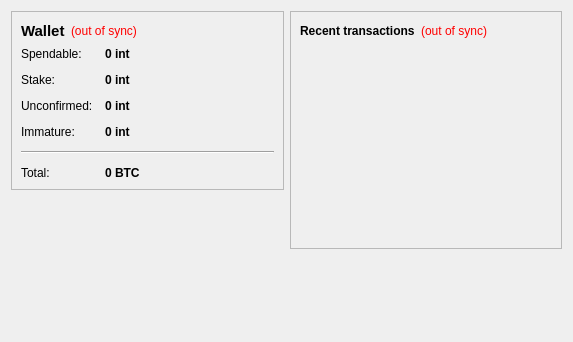
<?xml version="1.0" encoding="UTF-8"?>
<ui version="4.0">
 <class>OverviewPage</class>
 <widget class="QWidget" name="OverviewPage">
  <property name="geometry">
   <rect>
    <x>0</x>
    <y>0</y>
    <width>573</width>
    <height>342</height>
   </rect>
  </property>
  <property name="windowTitle">
   <string>Form</string>
  </property>
  <layout class="QHBoxLayout" name="horizontalLayout" stretch="1,1">
   <item>
    <layout class="QVBoxLayout" name="verticalLayout_2">
     <item>
      <widget class="QFrame" name="frame">
       <property name="frameShape">
        <enum>QFrame::StyledPanel</enum>
       </property>
       <property name="frameShadow">
        <enum>QFrame::Raised</enum>
       </property>
       <layout class="QVBoxLayout" name="verticalLayout_4">
        <item>
         <layout class="QHBoxLayout" name="horizontalLayout_4">
          <item>
           <widget class="QLabel" name="label_5">
            <property name="font">
             <font>
              <pointsize>11</pointsize>
              <weight>75</weight>
              <bold>true</bold>
             </font>
            </property>
            <property name="text">
             <string>Wallet</string>
            </property>
           </widget>
          </item>
          <item>
           <widget class="QLabel" name="labelWalletStatus">
            <property name="toolTip">
             <string>The displayed information may be out of date. Your wallet automatically synchronizes with the intelliCoin network after a connection is established, but this process has not completed yet.</string>
            </property>
            <property name="styleSheet">
             <string notr="true">QLabel { color: red; }</string>
            </property>
            <property name="text">
             <string notr="true">(out of sync)</string>
            </property>
            <property name="alignment">
             <set>Qt::AlignLeading|Qt::AlignLeft|Qt::AlignVCenter</set>
            </property>
           </widget>
          </item>
          <item>
           <spacer name="horizontalSpacer_2">
            <property name="orientation">
             <enum>Qt::Horizontal</enum>
            </property>
            <property name="sizeHint" stdset="0">
             <size>
              <width>40</width>
              <height>20</height>
             </size>
            </property>
           </spacer>
          </item>
         </layout>
        </item>
        <item>
         <layout class="QFormLayout" name="formLayout_2">
          <property name="fieldGrowthPolicy">
           <enum>QFormLayout::AllNonFixedFieldsGrow</enum>
          </property>
          <property name="horizontalSpacing">
           <number>12</number>
          </property>
          <property name="verticalSpacing">
           <number>12</number>
          </property>
          <item row="0" column="0">
           <widget class="QLabel" name="label">
            <property name="text">
             <string>Spendable:</string>
            </property>
           </widget>
          </item>
          <item row="0" column="1">
           <widget class="QLabel" name="labelBalance">
            <property name="font">
             <font>
              <weight>75</weight>
              <bold>true</bold>
             </font>
            </property>
            <property name="cursor">
             <cursorShape>IBeamCursor</cursorShape>
            </property>
            <property name="toolTip">
             <string>Your current spendable balance</string>
            </property>
            <property name="text">
             <string notr="true">0 int</string>
            </property>
            <property name="textInteractionFlags">
             <set>Qt::LinksAccessibleByMouse|Qt::TextSelectableByKeyboard|Qt::TextSelectableByMouse</set>
            </property>
           </widget>
          </item>
          <item row="1" column="0">
           <widget class="QLabel" name="label_6">
            <property name="text">
             <string>Stake:</string>
            </property>
           </widget>
          </item>
          <item row="1" column="1">
           <widget class="QLabel" name="labelStake">
            <property name="font">
             <font>
              <weight>75</weight>
              <bold>true</bold>
             </font>
            </property>
            <property name="cursor">
             <cursorShape>IBeamCursor</cursorShape>
            </property>
            <property name="toolTip">
             <string>Total of coins that was staked, and do not yet count toward the current balance</string>
            </property>
            <property name="text">
             <string notr="true">0 int</string>
            </property>
            <property name="textInteractionFlags">
             <set>Qt::LinksAccessibleByMouse|Qt::TextSelectableByKeyboard|Qt::TextSelectableByMouse</set>
            </property>
           </widget>
          </item>
          <item row="2" column="0">
           <widget class="QLabel" name="label_3">
            <property name="text">
             <string>Unconfirmed:</string>
            </property>
           </widget>
          </item>
          <item row="2" column="1">
           <widget class="QLabel" name="labelUnconfirmed">
            <property name="font">
             <font>
              <weight>75</weight>
              <bold>true</bold>
             </font>
            </property>
            <property name="cursor">
             <cursorShape>IBeamCursor</cursorShape>
            </property>
            <property name="toolTip">
             <string>Total of transactions that have yet to be confirmed, and do not yet count toward the current balance</string>
            </property>
            <property name="text">
             <string notr="true">0 int</string>
            </property>
            <property name="textInteractionFlags">
             <set>Qt::LinksAccessibleByMouse|Qt::TextSelectableByKeyboard|Qt::TextSelectableByMouse</set>
            </property>
           </widget>
          </item>
          <item row="3" column="0">
           <widget class="QLabel" name="labelImmatureText">
            <property name="text">
             <string>Immature:</string>
            </property>
           </widget>
          </item>
          <item row="3" column="1">
           <widget class="QLabel" name="labelImmature">
            <property name="font">
             <font>
              <weight>75</weight>
              <bold>true</bold>
             </font>
            </property>
            <property name="toolTip">
             <string>Mined balance that has not yet matured</string>
            </property>
            <property name="text">
             <string notr="true">0 int</string>
            </property>
            <property name="textInteractionFlags">
             <set>Qt::LinksAccessibleByMouse|Qt::TextSelectableByKeyboard|Qt::TextSelectableByMouse</set>
            </property>
           </widget>
          </item>
          <item row="4" column="0" colspan="2">
           <widget class="Line" name="line">
            <property name="orientation">
             <enum>Qt::Horizontal</enum>
            </property>
           </widget>
          </item>
          <item row="5" column="0">
           <widget class="QLabel" name="labelTotalText">
            <property name="text">
             <string>Total:</string>
            </property>
           </widget>
          </item>
          <item row="5" column="1">
           <widget class="QLabel" name="labelTotal">
            <property name="font">
             <font>
              <weight>75</weight>
              <bold>true</bold>
             </font>
            </property>
            <property name="cursor">
             <cursorShape>IBeamCursor</cursorShape>
            </property>
            <property name="toolTip">
             <string>Your current total balance</string>
            </property>
            <property name="text">
             <string notr="true">0 BTC</string>
            </property>
            <property name="textInteractionFlags">
             <set>Qt::LinksAccessibleByMouse|Qt::TextSelectableByKeyboard|Qt::TextSelectableByMouse</set>
            </property>
           </widget>
          </item>
         </layout>
        </item>
       </layout>
      </widget>
     </item>
     <item>
      <spacer name="verticalSpacer_3">
       <property name="orientation">
        <enum>Qt::Vertical</enum>
       </property>
       <property name="sizeHint" stdset="0">
        <size>
         <width>20</width>
         <height>40</height>
        </size>
       </property>
      </spacer>
     </item>
     <item>
      <widget class="QLabel" name="label_2">
       <property name="text">
        <string/>
       </property>
       <property name="pixmap">
        <pixmap resource="../bitcoin.qrc">:/images/backg</pixmap>
       </property>
       <property name="scaledContents">
        <bool>false</bool>
       </property>
       <property name="alignment">
        <set>Qt::AlignCenter</set>
       </property>
      </widget>
     </item>
     <item>
      <spacer name="verticalSpacer">
       <property name="orientation">
        <enum>Qt::Vertical</enum>
       </property>
       <property name="sizeHint" stdset="0">
        <size>
         <width>20</width>
         <height>40</height>
        </size>
       </property>
      </spacer>
     </item>
    </layout>
   </item>
   <item>
    <layout class="QVBoxLayout" name="verticalLayout_3">
     <item>
      <widget class="QFrame" name="frame_2">
       <property name="frameShape">
        <enum>QFrame::StyledPanel</enum>
       </property>
       <property name="frameShadow">
        <enum>QFrame::Raised</enum>
       </property>
       <layout class="QVBoxLayout" name="verticalLayout">
        <item>
         <layout class="QHBoxLayout" name="horizontalLayout_2">
          <item>
           <widget class="QLabel" name="label_4">
            <property name="text">
             <string>&lt;b&gt;Recent transactions&lt;/b&gt;</string>
            </property>
           </widget>
          </item>
          <item>
           <widget class="QLabel" name="labelTransactionsStatus">
            <property name="toolTip">
             <string>The displayed information may be out of date. Your wallet automatically synchronizes with the intelliCoin network after a connection is established, but this process has not completed yet.</string>
            </property>
            <property name="styleSheet">
             <string notr="true">QLabel { color: red; }</string>
            </property>
            <property name="text">
             <string notr="true">(out of sync)</string>
            </property>
            <property name="alignment">
             <set>Qt::AlignRight|Qt::AlignTrailing|Qt::AlignVCenter</set>
            </property>
           </widget>
          </item>
          <item>
           <spacer name="horizontalSpacer">
            <property name="orientation">
             <enum>Qt::Horizontal</enum>
            </property>
            <property name="sizeHint" stdset="0">
             <size>
              <width>40</width>
              <height>20</height>
             </size>
            </property>
           </spacer>
          </item>
         </layout>
        </item>
        <item>
         <widget class="QListView" name="listTransactions">
          <property name="styleSheet">
           <string notr="true">QListView { background: transparent; }</string>
          </property>
          <property name="frameShape">
           <enum>QFrame::NoFrame</enum>
          </property>
          <property name="verticalScrollBarPolicy">
           <enum>Qt::ScrollBarAlwaysOff</enum>
          </property>
          <property name="horizontalScrollBarPolicy">
           <enum>Qt::ScrollBarAlwaysOff</enum>
          </property>
          <property name="selectionMode">
           <enum>QAbstractItemView::NoSelection</enum>
          </property>
         </widget>
        </item>
       </layout>
      </widget>
     </item>
     <item>
      <spacer name="verticalSpacer_2">
       <property name="orientation">
        <enum>Qt::Vertical</enum>
       </property>
       <property name="sizeHint" stdset="0">
        <size>
         <width>20</width>
         <height>40</height>
        </size>
       </property>
      </spacer>
     </item>
    </layout>
   </item>
  </layout>
 </widget>
 <resources>
  <include location="../bitcoin.qrc"/>
 </resources>
 <connections/>
</ui>
